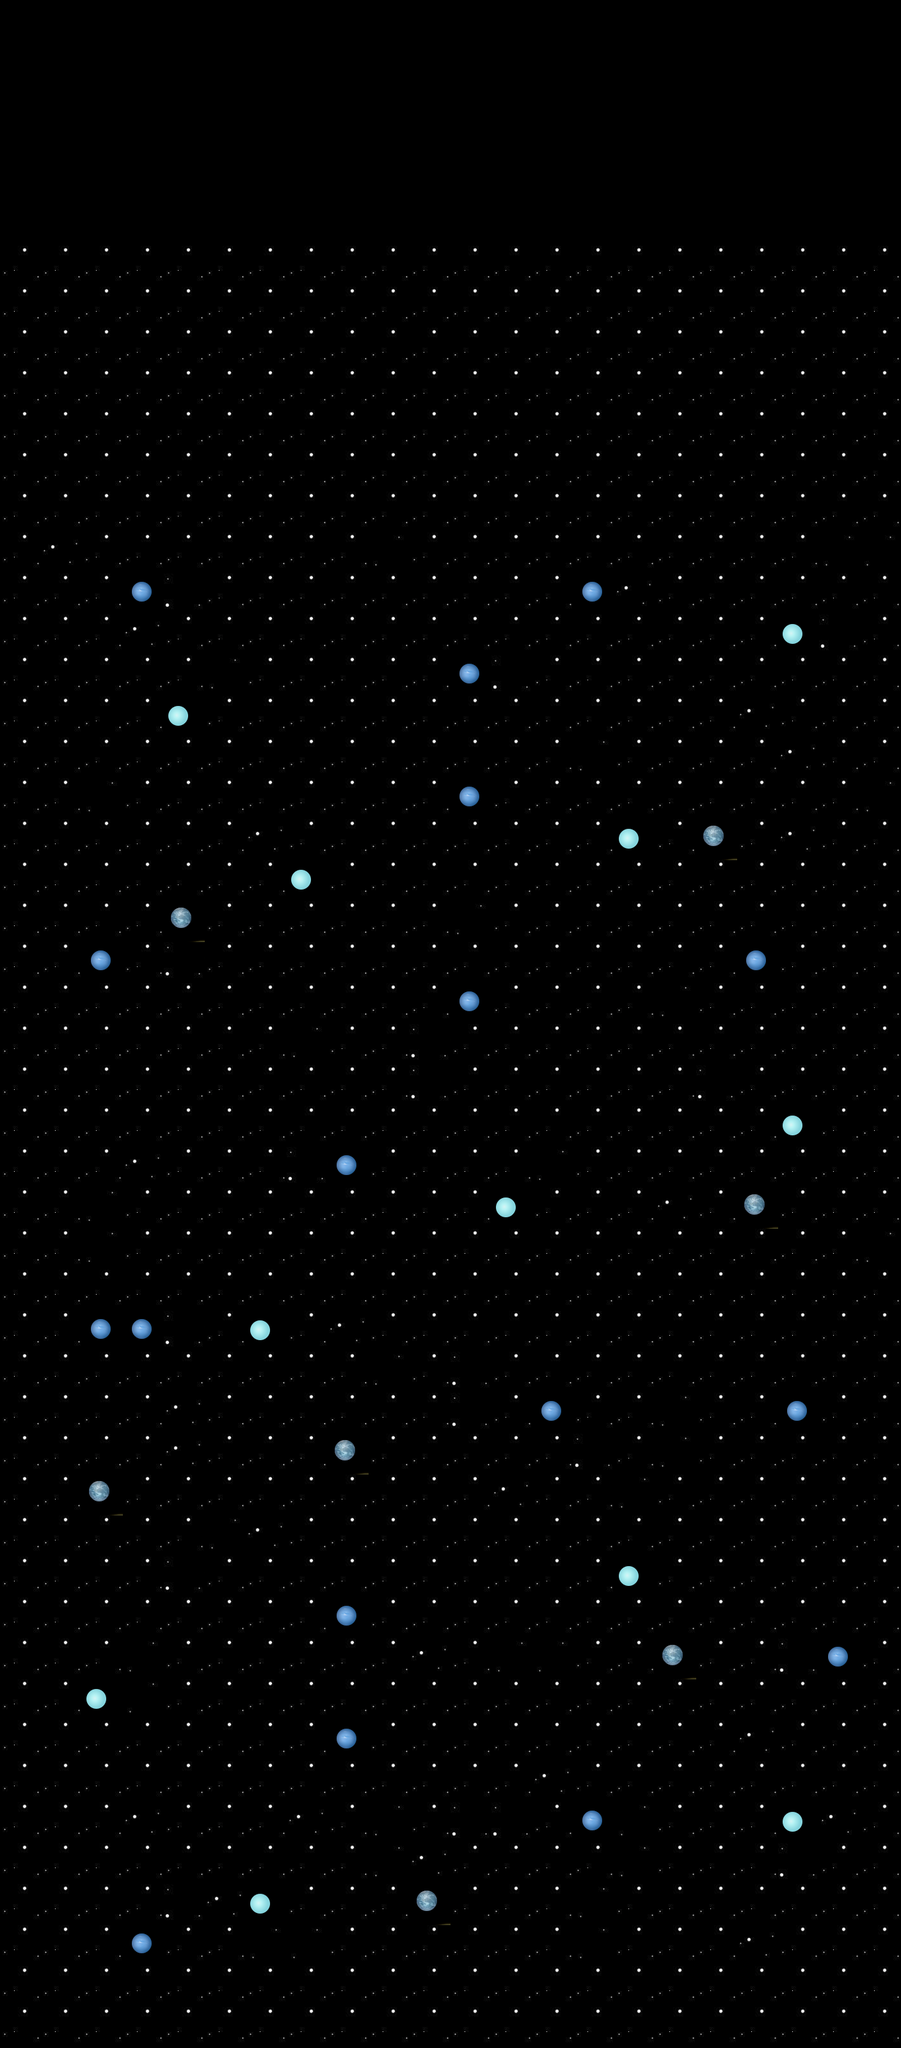

A 2D game scene composited from a Tiled map and its tileset images. What follows is a short description and the map's XML, with each tile layer's data collapsed to a summary:
An orthogonal 22x50 tile map with 64x64 px tiles, 1 tile layer (Tile Layer 1).

<map version="1.0" orientation="orthogonal" width="22" height="50" tilewidth="64" tileheight="64">
 <tileset firstgid="1" name="SpaceTextureAtlas_default" tilewidth="64" tileheight="64" spacing="1" margin="1">
  <image source="SpaceTextureAtlas_default.png" width="1024" height="1024" />
 </tileset>
 <layer name="Tile Layer 1" width="22" height="50">
  <data>[1100 cells, 968 non-empty, 7 distinct tile ids]</data>
 </layer>
</map>